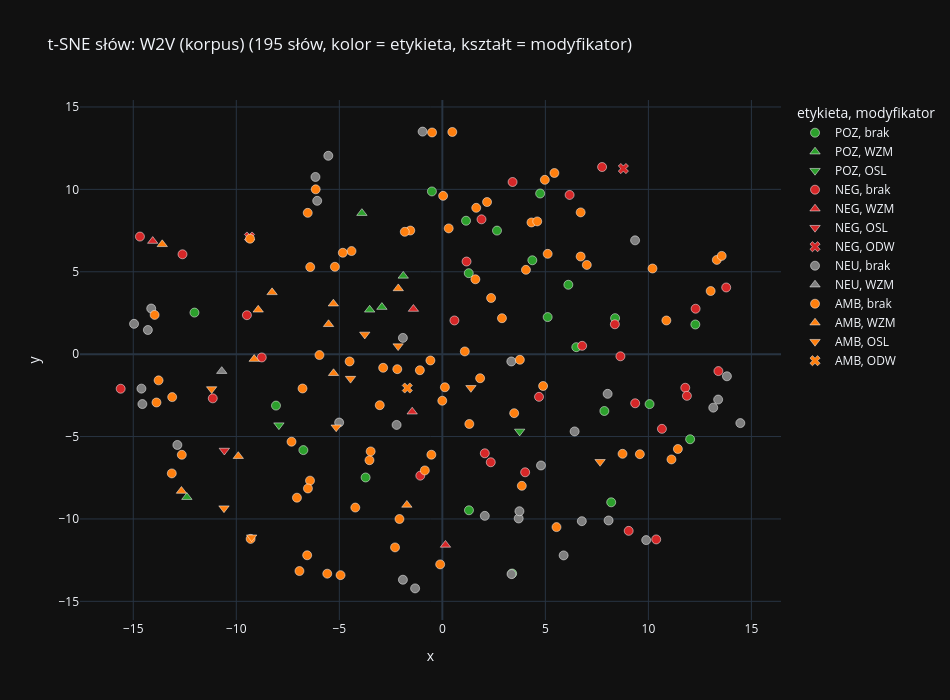
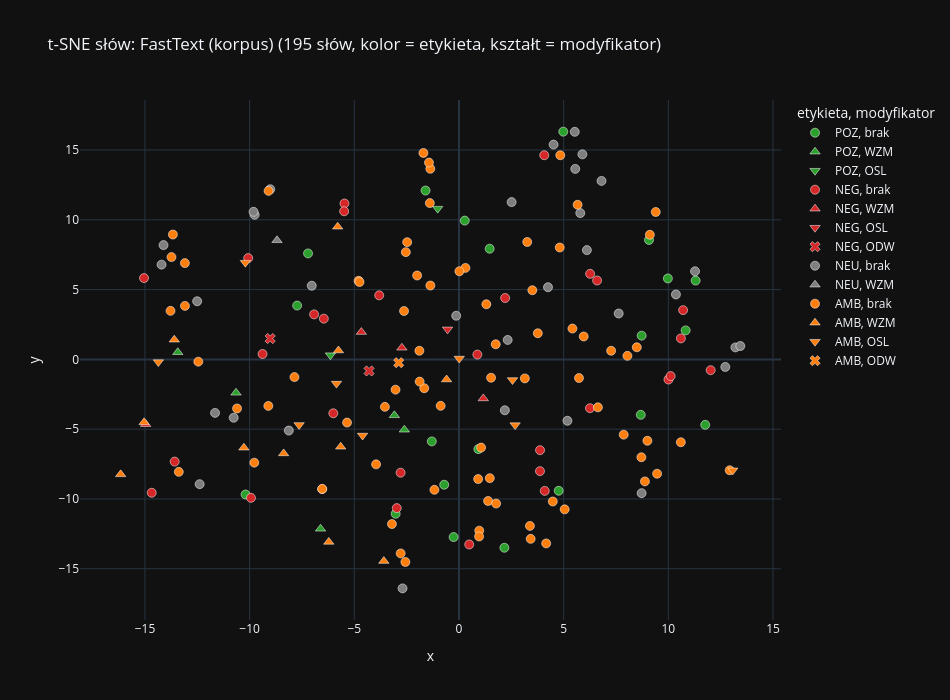

The notebook cell saved with these charts, in order:
### Markdown cell above
### t-SNE słów

Każdy punkt to słowo. **Kolor** = dominująca etykieta zdań, w których się pojawia, **kształt** = typ modyfikatora (kółko oznacza brak). Po najechaniu na punkt widać słowo, liczności etykiet, czystość i typ modyfikatora. Dla wektorów słów używamy odległości kosinusowej (`metric="cosine"`), bo kierunek wektora niesie więcej informacji niż jego długość. Wykresy są zapisywane do `anotacja/tsne_slowa_*.html`.

### Code cell
def run_tsne(X, perplexity=30, metric="euclidean"):
    perplexity = max(2, min(perplexity, (len(X) - 1) / 3))
    return TSNE(n_components=2, perplexity=perplexity, init="pca", metric=metric,
                random_state=SEED, learning_rate="auto").fit_transform(X)


def safe_name(name):
    return re.sub(r"\W+", "_", name).strip("_").lower()


def plot_words(name, kv):
    sub = words_df[words_df["word"].isin(kv.key_to_index)].copy()
    if len(sub) < 5:
        print(f"{name}: za mało słów w słowniku ({len(sub)}), pomijam t-SNE")
        return
    X = np.vstack([kv[w] for w in sub["word"]])
    XY = run_tsne(X, metric="cosine")
    sub["x"], sub["y"] = XY[:, 0], XY[:, 1]
    fig = px.scatter(
        sub, x="x", y="y", color="etykieta", symbol="modyfikator",
        color_discrete_map=COLORS, symbol_map=SYMBOLS,
        category_orders={"etykieta": SENT_LABELS, "modyfikator": list(SYMBOLS)},
        hover_name="word",
        hover_data={"x": False, "y": False, "n": True, "czystość": True,
                    "n_POZ": True, "n_NEG": True, "n_NEU": True, "n_AMB": True},
        title=f"t-SNE słów: {name} ({len(sub)} słów, kolor = etykieta, kształt = modyfikator)",
        width=950, height=700,
    )
    fig.update_traces(marker=dict(size=9, line=dict(width=0.5, color="white")))
    fig.write_html(OUT / f"tsne_slowa_{safe_name(name)}.html")
    fig.show()


for name, kv in ALL_MODELS.items():
    plot_words(name, kv)

### Figure 1 — Plotly figure (JSON) as saved in the notebook; plotly's stock layout.template omitted (floating-point values rounded to 4 significant figures; data arrays with more than 128 entries replaced by an {"elided": "..."} marker saying what was removed)
{"data": [{"customdata": [[28.0, 0.31, 11.0, 10.0, 5.0, 2.0], [20.0, 0.29, 7.0, 8.0, 4.0, 1.0], [14.0, 0.65, 9.0, 5.0, 0.0, 0.0], [14.0, 0.44, 7.0, 3.0, 4.0, 0.0], [12.0, 0.47, 6.0, 4.0, 2.0, 0.0], [11.0, 0.45, 5.0, 5.0, 1.0, 0.0], [9.0, 0.38, 5.0, 2.0, 1.0, 1.0], [8.0, 0.43, 5.0, 2.0, 0.0, 1.0], [8.0, 0.47, 4.0, 3.0, 1.0, 0.0], [7.0, 0.4, 3.0, 3.0, 1.0, 0.0], [7.0, 0.56, 4.0, 3.0, 0.0, 0.0], [7.0, 0.4, 3.0, 3.0, 1.0, 0.0], [7.0, 0.88, 7.0, 0.0, 0.0, 0.0], [6.0, 0.45, 3.0, 2.0, 1.0, 0.0], [6.0, 0.62, 4.0, 2.0, 0.0, 0.0], [6.0, 0.87, 6.0, 0.0, 0.0, 0.0], [6.0, 0.69, 5.0, 0.0, 1.0, 0.0], [6.0, 0.87, 6.0, 0.0, 0.0, 0.0], [6.0, 0.45, 3.0, 2.0, 1.0, 0.0], [5.0, 0.36, 2.0, 2.0, 1.0, 0.0], [5.0, 0.36, 2.0, 2.0, 1.0, 0.0]], "hovertemplate": "<b>%{hovertext}</b><br><br>etykieta=POZ<br>modyfikator=brak<br>n=%{customdata[0]}<br>czystość=%{customdata[1]}<br>n_POZ=%{customdata[2]}<br>n_NEG=%{customdata[3]}<br>n_NEU=%{customdata[4]}<br>n_AMB=%{customdata[5]}<extra></extra>", "hovertext": ["dla", "tego", "polecam", "dr", "jego", "jestem", "pokój", "miejsce", "ceny", "lekarza", "muszę", "nas", "plus", "którą", "siebie", "dzięki", "położony", "smaczne", "ją", "dostać", "restauracja"], "legendgroup": "POZ, brak", "marker": {"color": "#2ca02c", "symbol": "circle", "line": {"color": "white", "width": 0.5}, "size": 9}, "mode": "markers", "name": "POZ, brak", "orientation": "v", "showlegend": true, "x": [6.501, 7.863, 5.112, 12.03, 8.195, 12.28, 4.747, 6.115, 1.281, 10.06, -6.745, 8.384, -0.5063, 3.388, 1.292, -12.03, 4.368, 1.15, -3.724, -8.074, 2.652], "xaxis": "x", "y": [0.4247, -3.449, 2.25, -5.164, -8.99, 1.801, 9.749, 4.211, 4.915, -3.031, -5.823, 2.186, 9.875, -13.31, -9.474, 2.523, 5.697, 8.096, -7.484, -3.121, 7.498], "yaxis": "y", "type": "scatter"}, {"customdata": [[59.0, 0.42, 34.0, 16.0, 2.0, 7.0], [8.0, 0.5, 4.0, 4.0, 0.0, 0.0], [8.0, 0.48, 6.0, 0.0, 1.0, 1.0], [6.0, 0.5, 5.0, 0.0, 0.0, 1.0], [5.0, 0.5, 3.0, 1.0, 1.0, 0.0]], "hovertemplate": "<b>%{hovertext}</b><br><br>etykieta=POZ<br>modyfikator=WZM<br>n=%{customdata[0]}<br>czystość=%{customdata[1]}<br>n_POZ=%{customdata[2]}<br>n_NEG=%{customdata[3]}<br>n_NEU=%{customdata[4]}<br>n_AMB=%{customdata[5]}<extra></extra>", "hovertext": ["bardzo", "dużo", "naprawdę", "zawsze", "zarówno"], "legendgroup": "POZ, WZM", "marker": {"color": "#2ca02c", "symbol": "triangle-up", "line": {"color": "white", "width": 0.5}, "size": 9}, "mode": "markers", "name": "POZ, WZM", "orientation": "v", "showlegend": true, "x": [-3.528, -12.4, -2.934, -3.904, -1.898], "xaxis": "x", "y": [2.692, -8.679, 2.856, 8.557, 4.749], "yaxis": "y", "type": "scatter"}, {"customdata": [[18.0, 0.31, 7.0, 6.0, 4.0, 1.0], [12.0, 0.43, 6.0, 2.0, 4.0, 0.0]], "hovertemplate": "<b>%{hovertext}</b><br><br>etykieta=POZ<br>modyfikator=OSL<br>n=%{customdata[0]}<br>czystość=%{customdata[1]}<br>n_POZ=%{customdata[2]}<br>n_NEG=%{customdata[3]}<br>n_NEU=%{customdata[4]}<br>n_AMB=%{customdata[5]}<extra></extra>", "hovertext": ["można", "jako"], "legendgroup": "POZ, OSL", "marker": {"color": "#2ca02c", "symbol": "triangle-down", "line": {"color": "white", "width": 0.5}, "size": 9}, "mode": "markers", "name": "POZ, OSL", "orientation": "v", "showlegend": true, "x": [-7.932, 3.752], "xaxis": "x", "y": [-4.307, -4.689], "yaxis": "y", "type": "scatter"}, {"customdata": {"elided": "29x6 float values"}, "hovertemplate": "<b>%{hovertext}</b><br><br>etykieta=NEG<br>modyfikator=brak<br>n=%{customdata[0]}<br>czystość=%{customdata[1]}<br>n_POZ=%{customdata[2]}<br>n_NEG=%{customdata[3]}<br>n_NEU=%{customdata[4]}<br>n_AMB=%{customdata[5]}<extra></extra>", "hovertext": ["m", "tym", "przez", "mi", "mnie", "pokoju", "mam", "jedzenie", "raz", "przy", "gdzie", "innego", "lekarz", "pobytu", "kiedy", "dnia", "wizyta", "dzieci", "20", "dziecko", "którego", "razem", "cena", "strony", "wody", "dwa", "usg", "wizytę", "mu"], "legendgroup": "NEG, brak", "marker": {"color": "#d62728", "symbol": "circle", "line": {"color": "white", "width": 0.5}, "size": 9}, "mode": "markers", "name": "NEG, brak", "orientation": "v", "showlegend": true, "x": [12.29, 4.692, -14.68, 10.38, 8.373, 6.177, 13.78, 1.9, -9.486, 0.5849, 2.35, 9.359, 10.66, 3.409, 2.061, -12.61, 11.79, 6.786, -11.14, 8.643, 4.019, -8.765, 1.175, -1.069, 7.753, -15.61, 13.4, 11.87, 9.044], "xaxis": "x", "y": [2.757, -2.589, 7.136, -11.24, 1.813, 9.662, 4.047, 8.183, 2.365, 2.045, -6.559, -2.98, -4.532, 10.45, -6.017, 6.06, -2.038, 0.5058, -2.682, -0.1293, -7.169, -0.1995, 5.621, -7.374, 11.36, -2.098, -1.028, -2.53, -10.72], "yaxis": "y", "type": "scatter"}, {"customdata": [[74.0, 0.27, 21.0, 31.0, 17.0, 5.0], [21.0, 0.34, 7.0, 10.0, 3.0, 1.0], [11.0, 0.61, 2.0, 8.0, 1.0, 0.0], [5.0, 0.49, 2.0, 3.0, 0.0, 0.0]], "hovertemplate": "<b>%{hovertext}</b><br><br>etykieta=NEG<br>modyfikator=WZM<br>n=%{customdata[0]}<br>czystość=%{customdata[1]}<br>n_POZ=%{customdata[2]}<br>n_NEG=%{customdata[3]}<br>n_NEU=%{customdata[4]}<br>n_AMB=%{customdata[5]}<extra></extra>", "hovertext": ["że", "tak", "nic", "cały"], "legendgroup": "NEG, WZM", "marker": {"color": "#d62728", "symbol": "triangle-up", "line": {"color": "white", "width": 0.5}, "size": 9}, "mode": "markers", "name": "NEG, WZM", "orientation": "v", "showlegend": true, "x": [-1.464, -1.404, 0.1528, -14.06], "xaxis": "x", "y": [-3.493, 2.739, -11.58, 6.864], "yaxis": "y", "type": "scatter"}, {"customdata": [[39.0, 0.5, 6.0, 24.0, 9.0, 0.0]], "hovertemplate": "<b>%{hovertext}</b><br><br>etykieta=NEG<br>modyfikator=OSL<br>n=%{customdata[0]}<br>czystość=%{customdata[1]}<br>n_POZ=%{customdata[2]}<br>n_NEG=%{customdata[3]}<br>n_NEU=%{customdata[4]}<br>n_AMB=%{customdata[5]}<extra></extra>", "hovertext": ["po"], "legendgroup": "NEG, OSL", "marker": {"color": "#d62728", "symbol": "triangle-down", "line": {"color": "white", "width": 0.5}, "size": 9}, "mode": "markers", "name": "NEG, OSL", "orientation": "v", "showlegend": true, "x": [-10.58], "xaxis": "x", "y": [-5.848], "yaxis": "y", "type": "scatter"}, {"customdata": [[13.0, 0.44, 4.0, 7.0, 2.0, 0.0], [8.0, 0.53, 0.0, 7.0, 0.0, 1.0]], "hovertemplate": "<b>%{hovertext}</b><br><br>etykieta=NEG<br>modyfikator=ODW<br>n=%{customdata[0]}<br>czystość=%{customdata[1]}<br>n_POZ=%{customdata[2]}<br>n_NEG=%{customdata[3]}<br>n_NEU=%{customdata[4]}<br>n_AMB=%{customdata[5]}<extra></extra>", "hovertext": ["bez", "brak"], "legendgroup": "NEG, ODW", "marker": {"color": "#d62728", "symbol": "x", "line": {"color": "white", "width": 0.5}, "size": 9}, "mode": "markers", "name": "NEG, ODW", "orientation": "v", "showlegend": true, "x": [-9.36, 8.787], "xaxis": "x", "y": [7.109, 11.26], "yaxis": "y", "type": "scatter"}, {"customdata": {"elided": "32x6 float values"}, "hovertemplate": "<b>%{hovertext}</b><br><br>etykieta=NEU<br>modyfikator=brak<br>n=%{customdata[0]}<br>czystość=%{customdata[1]}<br>n_POZ=%{customdata[2]}<br>n_NEG=%{customdata[3]}<br>n_NEU=%{customdata[4]}<br>n_AMB=%{customdata[5]}<extra></extra>", "hovertext": ["ze", "śmy", "są", "które", "u", "też", "go", "2", "oraz", "roku", "tu", "pod", "także", "ich", "który", "3", "lat", "jej", "leczenia", "która", "badania", "osób", "niego", "natomiast", "leczenie", "nad", "których", "różne", "okazało", "im", "dwóch", "lata"], "legendgroup": "NEU, brak", "marker": {"color": "#7f7f7f", "symbol": "circle", "line": {"color": "white", "width": 0.5}, "size": 9}, "mode": "markers", "name": "NEU, brak", "orientation": "v", "showlegend": true, "x": [-2.22, 9.354, -0.9585, 3.705, 14.46, -6.074, 6.42, -14.6, -5.535, -14.13, 3.347, -1.323, -6.158, 6.769, 4.788, -14.56, -14.96, 8.068, 13.39, 3.358, 13.81, 5.887, 8.023, -1.914, 13.15, -1.914, 3.742, 2.06, -5.009, 9.893, -12.86, -14.29], "xaxis": "x", "y": [-4.295, 6.906, 13.5, -9.972, -4.185, 9.305, -4.689, -2.092, 12.04, 2.769, -0.4429, -14.21, 10.75, -10.13, -6.756, -3.029, 1.84, -10.09, -2.755, -13.35, -1.342, -12.21, -2.409, 0.9875, -3.246, -13.69, -9.531, -9.812, -4.15, -11.29, -5.511, 1.466], "yaxis": "y", "type": "scatter"}, {"customdata": [[5.0, 0.47, 1.0, 2.0, 2.0, 0.0]], "hovertemplate": "<b>%{hovertext}</b><br><br>etykieta=NEU<br>modyfikator=WZM<br>n=%{customdata[0]}<br>czystość=%{customdata[1]}<br>n_POZ=%{customdata[2]}<br>n_NEG=%{customdata[3]}<br>n_NEU=%{customdata[4]}<br>n_AMB=%{customdata[5]}<extra></extra>", "hovertext": ["ponad"], "legendgroup": "NEU, WZM", "marker": {"color": "#7f7f7f", "symbol": "triangle-up", "line": {"color": "white", "width": 0.5}, "size": 9}, "mode": "markers", "name": "NEU, WZM", "orientation": "v", "showlegend": true, "x": [-10.71], "xaxis": "x", "y": [-1.033], "yaxis": "y", "type": "scatter"}, {"customdata": {"elided": "77x6 float values"}, "hovertemplate": "<b>%{hovertext}</b><br><br>etykieta=AMB<br>modyfikator=brak<br>n=%{customdata[0]}<br>czystość=%{customdata[1]}<br>n_POZ=%{customdata[2]}<br>n_NEG=%{customdata[3]}<br>n_NEU=%{customdata[4]}<br>n_AMB=%{customdata[5]}<extra></extra>", "hovertext": ["i", "z", "się", "do", "to", "jest", "a", "co", "ale", "od", "pani", "ma", "em", "hotel", "hotelu", "doktor", "bo", "sie", "była", "by", "więc", "było", "obsługa", "recepcji", "czy", "miała", "jeśli", "być", "sobie", "były", "pokoje", "ten", "był", "lub", "żeby", "trzeba", "przed", "ja", "będzie", "problem", "również", "4", "5", "1", "nim", "śniadania", "pan", "tej", "kilka", "wiec", "tych", "centrum", "wiem", "początku", "wcześniej", "aby", "którym", "niestety", "jakości", "np", "miejsca", "mają", "śniadanie", "rok", "duży", "on", "dobre", "basen", "dobrej", "tam", "kilku", "problemu", "spa", "dlatego", "łazienki", "poza", "miła"], "legendgroup": "AMB, brak", "marker": {"color": "#ff7f0e", "symbol": "circle", "line": {"color": "white", "width": 0.5}, "size": 9}, "mode": "markers", "name": "AMB, brak", "orientation": "v", "showlegend": true, "x": [-4.501, -5.964, -3.536, -6.785, 0.1236, -5.216, -2.873, -0.003131, -2.187, -0.8497, 11.12, 13.32, 10.2, 5.112, 6.713, 11.43, -1.091, -3.479, -4.407, -7.058, 1.09, 0.4835, -1.556, 6.714, -5.586, 13.02, 1.834, -9.304, -4.225, -0.4986, 4.974, 3.487, -4.831, -6.561, -6.423, -7.32, -2.296, 10.87, -6.412, 1.31, -6.146, -13.87, -13.11, -13.77, 4.89, 1.645, 9.586, 2.894, -13.13, -3.037, 5.541, 4.058, -4.94, -0.5329, -2.081, -6.523, 3.857, -6.534, 1.604, -6.935, 7.011, 13.56, 2.169, -13.96, 0.03746, 8.746, 0.3084, 4.325, 2.366, 3.762, -12.65, -9.333, 4.605, -0.5791, 5.438, -0.1051, -1.825], "xaxis": "x", "y": [-0.443, -0.05548, -6.435, -2.084, -2.009, 5.302, -0.8271, -2.827, -0.9112, -7.056, -6.388, 5.719, 5.197, 6.087, 5.923, -5.755, -0.9754, -5.901, 6.257, -8.711, 0.1656, 13.48, 7.503, 8.604, -13.32, 3.831, -1.46, -11.21, -9.309, 13.45, 10.58, -3.582, 6.153, -12.2, -7.675, -5.313, -11.73, 2.044, 5.285, -4.236, 10.0, -2.933, -2.607, -1.591, -1.932, 8.879, -6.07, 2.182, -7.237, -3.098, -10.5, 5.118, -13.41, -6.103, -10.0, -8.151, -7.991, 8.576, 4.544, -13.16, 5.414, 5.963, 9.231, 2.381, 9.606, -6.047, 7.632, 7.992, 3.409, -0.3408, -6.108, 7.007, 8.057, -0.383, 10.99, -12.76, 7.424], "yaxis": "y", "type": "scatter"}, {"customdata": [[152.0, 0.35, 45.0, 62.0, 28.0, 17.0], [46.0, 0.29, 16.0, 19.0, 7.0, 4.0], [35.0, 0.3, 13.0, 15.0, 4.0, 3.0], [34.0, 0.44, 6.0, 20.0, 3.0, 5.0], [23.0, 0.38, 3.0, 11.0, 6.0, 3.0], [17.0, 0.38, 4.0, 10.0, 1.0, 2.0], [14.0, 0.5, 4.0, 3.0, 4.0, 3.0], [11.0, 0.46, 5.0, 2.0, 2.0, 2.0], [10.0, 0.33, 3.0, 5.0, 1.0, 1.0], [10.0, 0.33, 4.0, 4.0, 1.0, 1.0], [7.0, 0.61, 1.0, 3.0, 1.0, 2.0]], "hovertemplate": "<b>%{hovertext}</b><br><br>etykieta=AMB<br>modyfikator=WZM<br>n=%{customdata[0]}<br>czystość=%{customdata[1]}<br>n_POZ=%{customdata[2]}<br>n_NEG=%{customdata[3]}<br>n_NEU=%{customdata[4]}<br>n_AMB=%{customdata[5]}<extra></extra>", "hovertext": ["na", "jak", "o", "za", "już", "nawet", "jeszcze", "dobrze", "czas", "wszystko", "wiele"], "legendgroup": "AMB, WZM", "marker": {"color": "#ff7f0e", "symbol": "triangle-up", "line": {"color": "white", "width": 0.5}, "size": 9}, "mode": "markers", "name": "AMB, WZM", "orientation": "v", "showlegend": true, "x": [-5.281, -2.139, -9.904, -9.131, -1.722, -8.264, -8.937, -5.523, -13.59, -5.289, -12.66], "xaxis": "x", "y": [-1.16, 3.988, -6.192, -0.2998, -9.151, 3.751, 2.693, 1.813, 6.666, 3.061, -8.305], "yaxis": "y", "type": "scatter"}, {"customdata": [[177.0, 0.32, 47.0, 70.0, 42.0, 18.0], [28.0, 0.34, 6.0, 14.0, 5.0, 3.0], [14.0, 0.52, 2.0, 6.0, 3.0, 3.0], [13.0, 0.65, 3.0, 5.0, 1.0, 4.0], [9.0, 0.55, 4.0, 3.0, 0.0, 2.0], [8.0, 0.39, 3.0, 4.0, 0.0, 1.0], [6.0, 0.47, 1.0, 4.0, 0.0, 1.0], [5.0, 0.47, 2.0, 1.0, 1.0, 1.0], [5.0, 0.84, 0.0, 2.0, 0.0, 3.0]], "hovertemplate": "<b>%{hovertext}</b><br><br>etykieta=AMB<br>modyfikator=OSL<br>n=%{customdata[0]}<br>czystość=%{customdata[1]}<br>n_POZ=%{customdata[2]}<br>n_NEG=%{customdata[3]}<br>n_NEU=%{customdata[4]}<br>n_AMB=%{customdata[5]}<extra></extra>", "hovertext": ["w", "tylko", "może", "ok", "jednak", "chyba", "trochę", "mimo", "chociaż"], "legendgroup": "AMB, OSL", "marker": {"color": "#ff7f0e", "symbol": "triangle-down", "line": {"color": "white", "width": 0.5}, "size": 9}, "mode": "markers", "name": "AMB, OSL", "orientation": "v", "showlegend": true, "x": [-4.456, 7.656, -9.255, -11.2, -2.146, 1.387, -10.6, -5.153, -3.765], "xaxis": "x", "y": [-1.484, -6.531, -11.11, -2.114, 0.4881, -2.042, -9.345, -4.435, 1.198], "yaxis": "y", "type": "scatter"}, {"customdata": [[157.0, 0.37, 29.0, 90.0, 20.0, 18.0]], "hovertemplate": "<b>%{hovertext}</b><br><br>etykieta=AMB<br>modyfikator=ODW<br>n=%{customdata[0]}<br>czystość=%{customdata[1]}<br>n_POZ=%{customdata[2]}<br>n_NEG=%{customdata[3]}<br>n_NEU=%{customdata[4]}<br>n_AMB=%{customdata[5]}<extra></extra>", "hovertext": ["nie"], "legendgroup": "AMB, ODW", "marker": {"color": "#ff7f0e", "symbol": "x", "line": {"color": "white", "width": 0.5}, "size": 9}, "mode": "markers", "name": "AMB, ODW", "orientation": "v", "showlegend": true, "x": [-1.701], "xaxis": "x", "y": [-2.055], "yaxis": "y", "type": "scatter"}], "layout": {"xaxis": {"anchor": "y", "domain": [0.0, 1.0], "title": {"text": "x"}}, "yaxis": {"anchor": "x", "domain": [0.0, 1.0], "title": {"text": "y"}}, "legend": {"title": {"text": "etykieta, modyfikator"}, "tracegroupgap": 0}, "title": {"text": "t-SNE słów: W2V (korpus) (195 słów, kolor = etykieta, kształt = modyfikator)"}, "height": 700, "width": 950}}

### Figure 2 — Plotly figure (JSON) as saved in the notebook; plotly's stock layout.template omitted (floating-point values rounded to 4 significant figures; data arrays with more than 128 entries replaced by an {"elided": "..."} marker saying what was removed)
{"data": [{"customdata": [[28.0, 0.31, 11.0, 10.0, 5.0, 2.0], [20.0, 0.29, 7.0, 8.0, 4.0, 1.0], [14.0, 0.65, 9.0, 5.0, 0.0, 0.0], [14.0, 0.44, 7.0, 3.0, 4.0, 0.0], [12.0, 0.47, 6.0, 4.0, 2.0, 0.0], [11.0, 0.45, 5.0, 5.0, 1.0, 0.0], [9.0, 0.38, 5.0, 2.0, 1.0, 1.0], [8.0, 0.43, 5.0, 2.0, 0.0, 1.0], [8.0, 0.47, 4.0, 3.0, 1.0, 0.0], [7.0, 0.4, 3.0, 3.0, 1.0, 0.0], [7.0, 0.56, 4.0, 3.0, 0.0, 0.0], [7.0, 0.4, 3.0, 3.0, 1.0, 0.0], [7.0, 0.88, 7.0, 0.0, 0.0, 0.0], [6.0, 0.45, 3.0, 2.0, 1.0, 0.0], [6.0, 0.62, 4.0, 2.0, 0.0, 0.0], [6.0, 0.87, 6.0, 0.0, 0.0, 0.0], [6.0, 0.69, 5.0, 0.0, 1.0, 0.0], [6.0, 0.87, 6.0, 0.0, 0.0, 0.0], [6.0, 0.45, 3.0, 2.0, 1.0, 0.0], [5.0, 0.36, 2.0, 2.0, 1.0, 0.0], [5.0, 0.36, 2.0, 2.0, 1.0, 0.0]], "hovertemplate": "<b>%{hovertext}</b><br><br>etykieta=POZ<br>modyfikator=brak<br>n=%{customdata[0]}<br>czystość=%{customdata[1]}<br>n_POZ=%{customdata[2]}<br>n_NEG=%{customdata[3]}<br>n_NEU=%{customdata[4]}<br>n_AMB=%{customdata[5]}<extra></extra>", "hovertext": ["dla", "tego", "polecam", "dr", "jego", "jestem", "pokój", "miejsce", "ceny", "lekarza", "muszę", "nas", "plus", "którą", "siebie", "dzięki", "położony", "smaczne", "ją", "dostać", "restauracja"], "legendgroup": "POZ, brak", "marker": {"color": "#2ca02c", "symbol": "circle", "line": {"color": "white", "width": 0.5}, "size": 9}, "mode": "markers", "name": "POZ, brak", "orientation": "v", "showlegend": true, "x": [-7.731, 11.31, -7.211, 8.726, 9.979, 8.684, 4.763, 0.9237, -3.026, 10.83, -1.597, -10.19, -1.297, 4.982, 9.077, 11.76, -0.706, -0.256, 1.466, 0.275, 2.169], "xaxis": "x", "y": [3.856, 5.645, 7.592, 1.702, 5.797, -3.975, -9.413, -6.425, -11.06, 2.078, 12.1, -9.679, -5.876, 16.32, 8.556, -4.687, -8.981, -12.73, 7.929, 9.942, -13.5], "yaxis": "y", "type": "scatter"}, {"customdata": [[59.0, 0.42, 34.0, 16.0, 2.0, 7.0], [8.0, 0.5, 4.0, 4.0, 0.0, 0.0], [8.0, 0.48, 6.0, 0.0, 1.0, 1.0], [6.0, 0.5, 5.0, 0.0, 0.0, 1.0], [5.0, 0.5, 3.0, 1.0, 1.0, 0.0]], "hovertemplate": "<b>%{hovertext}</b><br><br>etykieta=POZ<br>modyfikator=WZM<br>n=%{customdata[0]}<br>czystość=%{customdata[1]}<br>n_POZ=%{customdata[2]}<br>n_NEG=%{customdata[3]}<br>n_NEU=%{customdata[4]}<br>n_AMB=%{customdata[5]}<extra></extra>", "hovertext": ["bardzo", "dużo", "naprawdę", "zawsze", "zarówno"], "legendgroup": "POZ, WZM", "marker": {"color": "#2ca02c", "symbol": "triangle-up", "line": {"color": "white", "width": 0.5}, "size": 9}, "mode": "markers", "name": "POZ, WZM", "orientation": "v", "showlegend": true, "x": [-2.609, -13.43, -3.087, -6.613, -10.65], "xaxis": "x", "y": [-5.041, 0.5104, -4.007, -12.14, -2.395], "yaxis": "y", "type": "scatter"}, {"customdata": [[18.0, 0.31, 7.0, 6.0, 4.0, 1.0], [12.0, 0.43, 6.0, 2.0, 4.0, 0.0]], "hovertemplate": "<b>%{hovertext}</b><br><br>etykieta=POZ<br>modyfikator=OSL<br>n=%{customdata[0]}<br>czystość=%{customdata[1]}<br>n_POZ=%{customdata[2]}<br>n_NEG=%{customdata[3]}<br>n_NEU=%{customdata[4]}<br>n_AMB=%{customdata[5]}<extra></extra>", "hovertext": ["można", "jako"], "legendgroup": "POZ, OSL", "marker": {"color": "#2ca02c", "symbol": "triangle-down", "line": {"color": "white", "width": 0.5}, "size": 9}, "mode": "markers", "name": "POZ, OSL", "orientation": "v", "showlegend": true, "x": [-1.018, -6.142], "xaxis": "x", "y": [10.8, 0.3023], "yaxis": "y", "type": "scatter"}, {"customdata": {"elided": "29x6 float values"}, "hovertemplate": "<b>%{hovertext}</b><br><br>etykieta=NEG<br>modyfikator=brak<br>n=%{customdata[0]}<br>czystość=%{customdata[1]}<br>n_POZ=%{customdata[2]}<br>n_NEG=%{customdata[3]}<br>n_NEU=%{customdata[4]}<br>n_AMB=%{customdata[5]}<extra></extra>", "hovertext": ["m", "tym", "przez", "mi", "mnie", "pokoju", "mam", "jedzenie", "raz", "przy", "gdzie", "innego", "lekarz", "pobytu", "kiedy", "dnia", "wizyta", "dzieci", "20", "dziecko", "którego", "razem", "cena", "strony", "wody", "dwa", "usg", "wizytę", "mu"], "legendgroup": "NEG, brak", "marker": {"color": "#d62728", "symbol": "circle", "line": {"color": "white", "width": 0.5}, "size": 9}, "mode": "markers", "name": "NEG, brak", "orientation": "v", "showlegend": true, "x": [6.257, 2.204, -13.58, 6.597, -9.936, 4.096, -3.812, 0.4902, -5.47, -14.68, 0.8781, 10.71, 10.6, 3.869, -6.004, 3.873, 10.01, -6.92, -10.07, -6.456, 4.072, -5.486, -2.972, -2.79, -9.383, -15.05, 12.02, 10.11, 6.264], "xaxis": "x", "y": [-3.496, 4.399, -7.324, 5.653, -9.921, -9.421, 4.588, -13.26, 11.17, -9.554, 0.3451, 3.528, 1.503, -8.005, -3.861, -6.503, -1.443, 3.224, 7.257, 2.917, 14.63, 10.61, -10.66, -8.119, 0.3855, 5.827, -0.7724, -1.198, 6.129], "yaxis": "y", "type": "scatter"}, {"customdata": [[74.0, 0.27, 21.0, 31.0, 17.0, 5.0], [21.0, 0.34, 7.0, 10.0, 3.0, 1.0], [11.0, 0.61, 2.0, 8.0, 1.0, 0.0], [5.0, 0.49, 2.0, 3.0, 0.0, 0.0]], "hovertemplate": "<b>%{hovertext}</b><br><br>etykieta=NEG<br>modyfikator=WZM<br>n=%{customdata[0]}<br>czystość=%{customdata[1]}<br>n_POZ=%{customdata[2]}<br>n_NEG=%{customdata[3]}<br>n_NEU=%{customdata[4]}<br>n_AMB=%{customdata[5]}<extra></extra>", "hovertext": ["że", "tak", "nic", "cały"], "legendgroup": "NEG, WZM", "marker": {"color": "#d62728", "symbol": "triangle-up", "line": {"color": "white", "width": 0.5}, "size": 9}, "mode": "markers", "name": "NEG, WZM", "orientation": "v", "showlegend": true, "x": [1.16, -4.665, -2.727, -14.97], "xaxis": "x", "y": [-2.799, 1.958, 0.8304, -4.644], "yaxis": "y", "type": "scatter"}, {"customdata": [[39.0, 0.5, 6.0, 24.0, 9.0, 0.0]], "hovertemplate": "<b>%{hovertext}</b><br><br>etykieta=NEG<br>modyfikator=OSL<br>n=%{customdata[0]}<br>czystość=%{customdata[1]}<br>n_POZ=%{customdata[2]}<br>n_NEG=%{customdata[3]}<br>n_NEU=%{customdata[4]}<br>n_AMB=%{customdata[5]}<extra></extra>", "hovertext": ["po"], "legendgroup": "NEG, OSL", "marker": {"color": "#d62728", "symbol": "triangle-down", "line": {"color": "white", "width": 0.5}, "size": 9}, "mode": "markers", "name": "NEG, OSL", "orientation": "v", "showlegend": true, "x": [-0.545], "xaxis": "x", "y": [2.151], "yaxis": "y", "type": "scatter"}, {"customdata": [[13.0, 0.44, 4.0, 7.0, 2.0, 0.0], [8.0, 0.53, 0.0, 7.0, 0.0, 1.0]], "hovertemplate": "<b>%{hovertext}</b><br><br>etykieta=NEG<br>modyfikator=ODW<br>n=%{customdata[0]}<br>czystość=%{customdata[1]}<br>n_POZ=%{customdata[2]}<br>n_NEG=%{customdata[3]}<br>n_NEU=%{customdata[4]}<br>n_AMB=%{customdata[5]}<extra></extra>", "hovertext": ["bez", "brak"], "legendgroup": "NEG, ODW", "marker": {"color": "#d62728", "symbol": "x", "line": {"color": "white", "width": 0.5}, "size": 9}, "mode": "markers", "name": "NEG, ODW", "orientation": "v", "showlegend": true, "x": [-4.295, -9.018], "xaxis": "x", "y": [-0.8303, 1.494], "yaxis": "y", "type": "scatter"}, {"customdata": {"elided": "32x6 float values"}, "hovertemplate": "<b>%{hovertext}</b><br><br>etykieta=NEU<br>modyfikator=brak<br>n=%{customdata[0]}<br>czystość=%{customdata[1]}<br>n_POZ=%{customdata[2]}<br>n_NEG=%{customdata[3]}<br>n_NEU=%{customdata[4]}<br>n_AMB=%{customdata[5]}<extra></extra>", "hovertext": ["ze", "śmy", "są", "które", "u", "też", "go", "2", "oraz", "roku", "tu", "pod", "także", "ich", "który", "3", "lat", "jej", "leczenia", "która", "badania", "osób", "niego", "natomiast", "leczenie", "nad", "których", "różne", "okazało", "im", "dwóch", "lata"], "legendgroup": "NEU, brak", "marker": {"color": "#7f7f7f", "symbol": "circle", "line": {"color": "white", "width": 0.5}, "size": 9}, "mode": "markers", "name": "NEU, brak", "orientation": "v", "showlegend": true, "x": [-2.696, 5.18, 8.725, 5.896, 7.629, -10.76, 11.28, -14.11, 2.513, -9.016, 2.326, -0.1338, -11.65, 5.794, 4.519, -14.21, -9.76, 6.111, 13.2, 5.531, 12.72, -7.033, 10.36, -8.128, 13.44, -12.39, 5.554, 6.809, 2.191, 4.252, -12.51, -9.812], "xaxis": "x", "y": [-16.4, -4.398, -9.583, 14.69, 3.288, -4.18, 6.313, 8.187, 11.27, 12.19, 1.393, 3.125, -3.833, 10.48, 15.39, 6.787, 10.36, 7.828, 0.8594, 16.3, -0.5419, 5.276, 4.652, -5.098, 0.9578, -8.938, 13.65, 12.79, -3.647, 5.172, 4.165, 10.57], "yaxis": "y", "type": "scatter"}, {"customdata": [[5.0, 0.47, 1.0, 2.0, 2.0, 0.0]], "hovertemplate": "<b>%{hovertext}</b><br><br>etykieta=NEU<br>modyfikator=WZM<br>n=%{customdata[0]}<br>czystość=%{customdata[1]}<br>n_POZ=%{customdata[2]}<br>n_NEG=%{customdata[3]}<br>n_NEU=%{customdata[4]}<br>n_AMB=%{customdata[5]}<extra></extra>", "hovertext": ["ponad"], "legendgroup": "NEU, WZM", "marker": {"color": "#7f7f7f", "symbol": "triangle-up", "line": {"color": "white", "width": 0.5}, "size": 9}, "mode": "markers", "name": "NEU, WZM", "orientation": "v", "showlegend": true, "x": [-8.693], "xaxis": "x", "y": [8.53], "yaxis": "y", "type": "scatter"}, {"customdata": {"elided": "77x6 float values"}, "hovertemplate": "<b>%{hovertext}</b><br><br>etykieta=AMB<br>modyfikator=brak<br>n=%{customdata[0]}<br>czystość=%{customdata[1]}<br>n_POZ=%{customdata[2]}<br>n_NEG=%{customdata[3]}<br>n_NEU=%{customdata[4]}<br>n_AMB=%{customdata[5]}<extra></extra>", "hovertext": ["i", "z", "się", "do", "to", "jest", "a", "co", "ale", "od", "pani", "ma", "em", "hotel", "hotelu", "doktor", "bo", "sie", "była", "by", "więc", "było", "obsługa", "recepcji", "czy", "miała", "jeśli", "być", "sobie", "były", "pokoje", "ten", "był", "lub", "żeby", "trzeba", "przed", "ja", "będzie", "problem", "również", "4", "5", "1", "nim", "śniadania", "pan", "tej", "kilka", "wiec", "tych", "centrum", "wiem", "początku", "wcześniej", "aby", "którym", "niestety", "jakości", "np", "miejsca", "mają", "śniadanie", "rok", "duży", "on", "dobre", "basen", "dobrej", "tam", "kilku", "problemu", "spa", "dlatego", "łazienki", "poza", "miła"], "legendgroup": "AMB, brak", "marker": {"color": "#ff7f0e", "symbol": "circle", "line": {"color": "white", "width": 0.5}, "size": 9}, "mode": "markers", "name": "AMB, brak", "orientation": "v", "showlegend": true, "x": [-1.66, -7.86, 0.3085, -0.8754, 1.533, 9.001, -1.879, -1.891, -3.031, -3.96, 8.046, -4.795, 5.732, 0.9155, 1.472, 8.495, 3.766, 0.01953, 7.869, -1.699, -3.539, 9.464, 3.425, 3.389, -2.539, 6.636, 3.146, 12.93, 9.118, 8.881, 4.482, 3.26, 8.713, 9.399, -1.369, -1.392, -13.38, -2.625, 10.6, -6.535, -10.6, -13.73, -13.09, -13.67, 3.504, 0.9683, 7.268, 4.814, -13.78, -1.367, 5.667, -1.173, -2.0, -5.348, -9.778, -1.434, 4.84, -9.107, -3.203, -2.475, 1.056, -4.752, 0.9604, -9.097, -12.45, 5.958, -2.56, 1.39, -2.785, 1.756, -13.09, -6.533, 1.774, 5.42, 5.049, 1.307, 4.166], "xaxis": "x", "y": [-2.066, -1.267, 6.556, -3.329, -1.314, -5.832, -1.592, 0.6165, -2.171, -7.52, 0.2521, 5.631, -1.335, -8.571, -8.511, 0.8672, 1.872, 6.312, -5.394, 14.79, -3.401, -8.19, -12.86, -11.93, 7.683, -3.434, -1.362, -7.942, 8.928, -8.742, -10.18, 8.411, -7.01, 10.56, 13.65, 11.2, -8.059, 3.465, -5.935, -9.295, -3.516, 7.328, 6.896, 8.945, 4.955, -12.27, 0.6172, 8.015, 3.476, 5.29, 11.08, -9.344, 6.008, -4.527, -7.4, 14.1, 14.62, -3.334, -11.8, 8.398, -6.319, 5.543, -12.69, 12.07, -0.1648, 1.641, -14.51, -10.14, -13.9, 1.082, 3.833, -9.276, -10.33, 2.208, -10.74, 3.949, -13.18], "yaxis": "y", "type": "scatter"}, {"customdata": [[152.0, 0.35, 45.0, 62.0, 28.0, 17.0], [46.0, 0.29, 16.0, 19.0, 7.0, 4.0], [35.0, 0.3, 13.0, 15.0, 4.0, 3.0], [34.0, 0.44, 6.0, 20.0, 3.0, 5.0], [23.0, 0.38, 3.0, 11.0, 6.0, 3.0], [17.0, 0.38, 4.0, 10.0, 1.0, 2.0], [14.0, 0.5, 4.0, 3.0, 4.0, 3.0], [11.0, 0.46, 5.0, 2.0, 2.0, 2.0], [10.0, 0.33, 3.0, 5.0, 1.0, 1.0], [10.0, 0.33, 4.0, 4.0, 1.0, 1.0], [7.0, 0.61, 1.0, 3.0, 1.0, 2.0]], "hovertemplate": "<b>%{hovertext}</b><br><br>etykieta=AMB<br>modyfikator=WZM<br>n=%{customdata[0]}<br>czystość=%{customdata[1]}<br>n_POZ=%{customdata[2]}<br>n_NEG=%{customdata[3]}<br>n_NEU=%{customdata[4]}<br>n_AMB=%{customdata[5]}<extra></extra>", "hovertext": ["na", "jak", "o", "za", "już", "nawet", "jeszcze", "dobrze", "czas", "wszystko", "wiele"], "legendgroup": "AMB, WZM", "marker": {"color": "#ff7f0e", "symbol": "triangle-up", "line": {"color": "white", "width": 0.5}, "size": 9}, "mode": "markers", "name": "AMB, WZM", "orientation": "v", "showlegend": true, "x": [-0.5926, -5.758, -16.16, -5.795, -5.65, -10.28, -8.376, -3.59, -15.04, -6.22, -13.6], "xaxis": "x", "y": [-1.442, 0.6363, -8.238, 9.504, -6.261, -6.327, -6.737, -14.45, -4.51, -13.08, 1.408], "yaxis": "y", "type": "scatter"}, {"customdata": [[177.0, 0.32, 47.0, 70.0, 42.0, 18.0], [28.0, 0.34, 6.0, 14.0, 5.0, 3.0], [14.0, 0.52, 2.0, 6.0, 3.0, 3.0], [13.0, 0.65, 3.0, 5.0, 1.0, 4.0], [9.0, 0.55, 4.0, 3.0, 0.0, 2.0], [8.0, 0.39, 3.0, 4.0, 0.0, 1.0], [6.0, 0.47, 1.0, 4.0, 0.0, 1.0], [5.0, 0.47, 2.0, 1.0, 1.0, 1.0], [5.0, 0.84, 0.0, 2.0, 0.0, 3.0]], "hovertemplate": "<b>%{hovertext}</b><br><br>etykieta=AMB<br>modyfikator=OSL<br>n=%{customdata[0]}<br>czystość=%{customdata[1]}<br>n_POZ=%{customdata[2]}<br>n_NEG=%{customdata[3]}<br>n_NEU=%{customdata[4]}<br>n_AMB=%{customdata[5]}<extra></extra>", "hovertext": ["w", "tylko", "może", "ok", "jednak", "chyba", "trochę", "mimo", "chociaż"], "legendgroup": "AMB, OSL", "marker": {"color": "#ff7f0e", "symbol": "triangle-down", "line": {"color": "white", "width": 0.5}, "size": 9}, "mode": "markers", "name": "AMB, OSL", "orientation": "v", "showlegend": true, "x": [0.01095, -5.852, 13.08, -10.2, -7.637, 2.557, -14.36, 2.681, -4.605], "xaxis": "x", "y": [0.05951, -1.735, -7.946, 6.93, -4.695, -1.477, -0.194, -4.708, -5.455], "yaxis": "y", "type": "scatter"}, {"customdata": [[157.0, 0.37, 29.0, 90.0, 20.0, 18.0]], "hovertemplate": "<b>%{hovertext}</b><br><br>etykieta=AMB<br>modyfikator=ODW<br>n=%{customdata[0]}<br>czystość=%{customdata[1]}<br>n_POZ=%{customdata[2]}<br>n_NEG=%{customdata[3]}<br>n_NEU=%{customdata[4]}<br>n_AMB=%{customdata[5]}<extra></extra>", "hovertext": ["nie"], "legendgroup": "AMB, ODW", "marker": {"color": "#ff7f0e", "symbol": "x", "line": {"color": "white", "width": 0.5}, "size": 9}, "mode": "markers", "name": "AMB, ODW", "orientation": "v", "showlegend": true, "x": [-2.88], "xaxis": "x", "y": [-0.2365], "yaxis": "y", "type": "scatter"}], "layout": {"xaxis": {"anchor": "y", "domain": [0.0, 1.0], "title": {"text": "x"}}, "yaxis": {"anchor": "x", "domain": [0.0, 1.0], "title": {"text": "y"}}, "legend": {"title": {"text": "etykieta, modyfikator"}, "tracegroupgap": 0}, "title": {"text": "t-SNE słów: FastText (korpus) (195 słów, kolor = etykieta, kształt = modyfikator)"}, "height": 700, "width": 950}}
